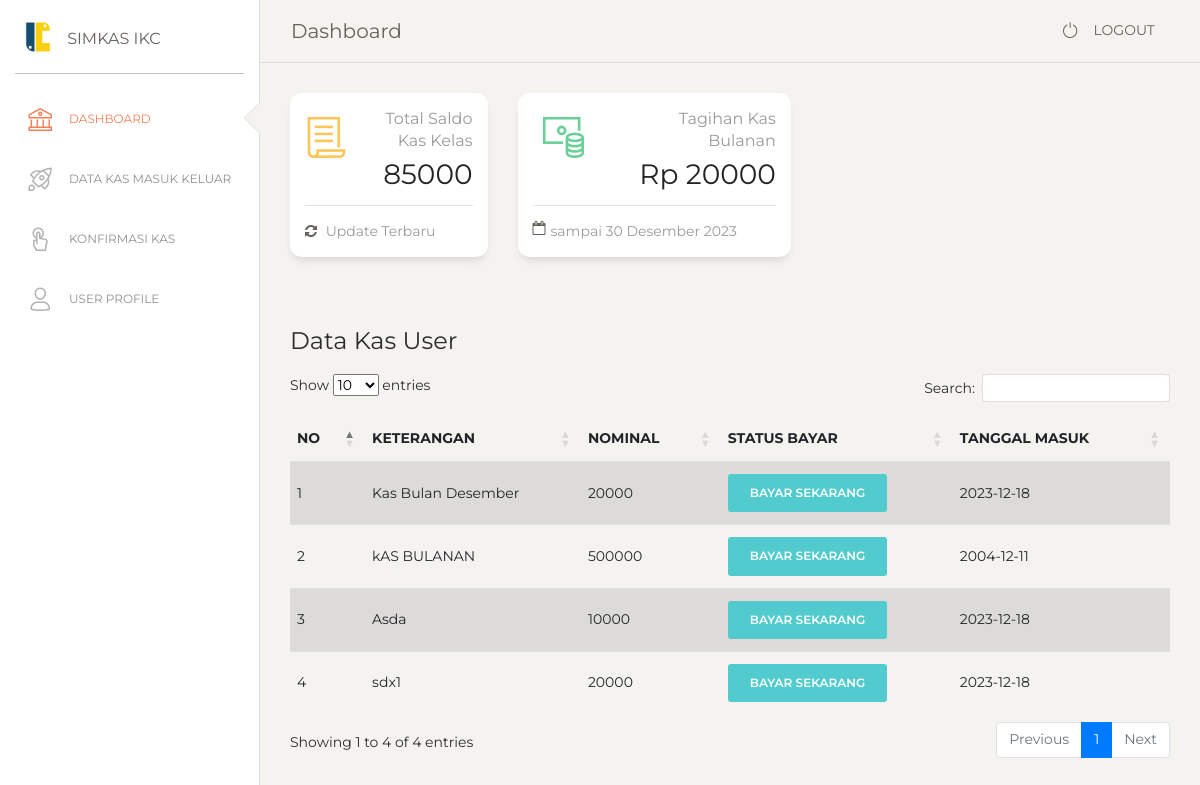
The app's page /pages/dashboard_admin/dashboard.php (signed in) with its own data.
### tables this page shows
CREATE TABLE `total_kas` (
  `jumlah_kas` int(11) NOT NULL
);

CREATE TABLE `data_kas_masuk_keluar` (
  `id_kas` int(11) NOT NULL,
  `tanggal_masuk` date NOT NULL,
  `deskripsi` varchar(100) NOT NULL,
  `nominal` int(11) NOT NULL,
  `status_kas` longtext NOT NULL,
  `jenis_kas` int(11) NOT NULL
);

### pages/config.php (called while the page is built, shortened)
<?php
class Database
{
  var $host = "localhost";
  var $email = "root";
  var $password = "gilang123";
  var $database = "simkas_ikc";
  var $conn = "";
  public function __construct()
  {
    $this->conn = new mysqli($this->host, $this->email, $this->password, $this->database);
  }
  function jalankan_query($query) {
    $data =  mysqli_query($this->conn, $query);
    return $data;
  }
}

### pages/dashboard_admin/dashboard.php (the view, shortened to what this page needs)
<!DOCTYPE html>
<html lang="en">
  <head>
    <link
      href="https://maxcdn.bootstrapcdn.com/font-awesome/latest/css/font-awesome.min.css"
      rel="stylesheet"
    />
    <link href="../../assets/css/bootstrap.min.css" rel="stylesheet" />
    <link
      href="../../assets/css/paper-dashboard.css?v=2.0.1"
      rel="stylesheet"
    />
    <link
      rel="stylesheet"
      href="https://cdn.datatables.net/1.13.7/css/dataTables.bootstrap5.min.css"
    />
    <link href="../../assets/demo/demo.css" rel="stylesheet" />
  </head>
  <body class="">
    <div class="wrapper">
      <?php require('Navbar.php'); ?>
      <div class="main-panel">
        <nav
          class="navbar navbar-expand-lg navbar-absolute fixed-top navbar-transparent"
        >
          <div class="container-fluid">
            <div class="navbar-wrapper">
              <a class="navbar-brand" href="javascript:;">Dashboard</a>
            </div>
            <div
              class="collapse navbar-collapse justify-content-end"
              id="navigation"
            >
              <ul class="navbar-nav">
                <li class="nav-item">
                  <a
                    class="nav-link btn-rotate"
                    onclick="confirm('Yakin ingin logout?')"
                    href="logout.php"
                    style="display: flex; gap: 10px"
                  >
                    <i class="nc-icon nc-button-power"></i>
                    <p>
                      <span class="d-md-block">LOGOUT</span>
                    </p>
                  </a>
                </li>
              </ul>
            </div>
          </div>
        </nav>
        <div class="content">
          <div class="row">
            <div class="col-lg-3 col-md-6 col-sm-6">
              <div class="card card-stats">
                <div class="card-body">
                  <div class="row">
                    <div class="col-5 col-md-4">
                      <div class="icon-big text-center icon-warning">
                        <i class="nc-icon nc-paper text-warning"></i>
                      </div>
                    </div>
                    <div class="col-7 col-md-8">
                      <?php
                        $query = "SELECT * FROM total_kas";
                        $res = $db->jalankan_query($query);
                        if (mysqli_num_rows($res) > 0) {
                          $row = mysqli_fetch_assoc($res);
                          $jumlah_kas = $row['jumlah_kas'];
                        }
                      ?>
                      <div class="numbers">
                        <p class="card-category">Total Saldo Kas Kelas</p>
                        <p class="card-title"><?= $jumlah_kas; ?></p>
                      </div>
                    </div>
                  </div>
                </div>
                <div class="card-footer">
                  <hr />
                  <div class="stats">
                    <i class="fa fa-refresh"></i>
                    Update Terbaru
                  </div>
                </div>
              </div>
            </div>
            <div class="col-lg-4 col-md-6 col-sm-6">
              <div class="card card-stats">
                <div class="card-body">
                  <div class="row">
                    <div class="col-5 col-md-4">
                      <div class="icon-big text-center icon-warning">
                        <i class="nc-icon nc-money-coins text-success"></i>
                      </div>
                    </div>
                    <div class="col-7 col-md-8">
                      <div class="numbers">
                        <p class="card-category">Tagihan Kas Bulanan</p>
                        <p class="card-title">Rp 20000</p>
                      </div>
                    </div>
                  </div>
                </div>
                <div class="card-footer">
                  <hr />
                  <div
                    class="stats d-flex align-items-center justify-content-between"
                  >
                    <div class="d-flex">
                      <i class="fa fa-calendar-o"></i>
                      sampai 30 Desember 2023
                    </div>
                  </div>
                </div>
              </div>
            </div>
          </div>
          <div class="row">
            <div class="col-lg-12 col-md-12 col-sm-12">
              <h4>Data Kas User</h4>
              <table
                id="example"
                class="table table-striped"
                style="width: 100%"
              >
                <thead>
                  <tr>
                    <th>NO</th>
                    <th>KETERANGAN</th>
                    <th>NOMINAL</th>
                    <th>STATUS BAYAR</th>
                    <th>TANGGAL MASUK</th>
                  </tr>
                </thead>
                <tbody>
                    <?php
                      $no = 1;
                      $query = "SELECT * FROM data_kas_masuk_keluar";
                      $res = $db->jalankan_query($query);
                      if(mysqli_num_rows($res) > 0) {
                        while ($d = mysqli_fetch_array($res)) {
                        $status_kas = $d['status_kas'];
                        $jsonDecode = json_decode($status_kas);
                        $getData = $jsonDecode->$id_mahasiswa;
                        $id_kas = $d['id_kas'];
                    ?>
                    <tr>
                      <td><?= $no++; ?></td>
                      <td><?= $d['deskripsi']; ?></td>
                      <td><?= $d['nominal']; ?></td>
                      <td>
                        <?php
                          if($getData == 0 ) {
                        ?>
                            <a class='btn btn-primary text-white' href="fungsi_bayar.php?id_kas=<?= $id_kas; ?>&id_mhs=<?= $id_mahasiswa; ?>">Bayar Sekarang</a>
                        <?php
                          } elseif($getData == 1) {
                            echo "Menunggu Konfirmasi Bendahara";
                          } elseif($getData == 2) {
                            echo "Sudah Bayar";
                          }
                          ?>
                      </td>
                      <td><?= $d['tanggal_masuk']; ?></td>
                    </tr>
                    <?php
                        }
                      }
                    ?>
                </tbody>
              </table>
            </div>
          </div>
        </div>
      </div>
    </div>
  </body>
</html>

### records on screen
total_kas: jumlah_kas "85000"
data_kas_masuk_keluar: deskripsi "Kas Bulan Desember", nominal "20000", tanggal_masuk "2023-12-18"
data_kas_masuk_keluar: deskripsi "kAS BULANAN", nominal "500000", tanggal_masuk "2004-12-11"
data_kas_masuk_keluar: deskripsi "Asda", nominal "10000", tanggal_masuk "2023-12-18"
data_kas_masuk_keluar: deskripsi "sdx1", nominal "20000", tanggal_masuk "2023-12-18"
